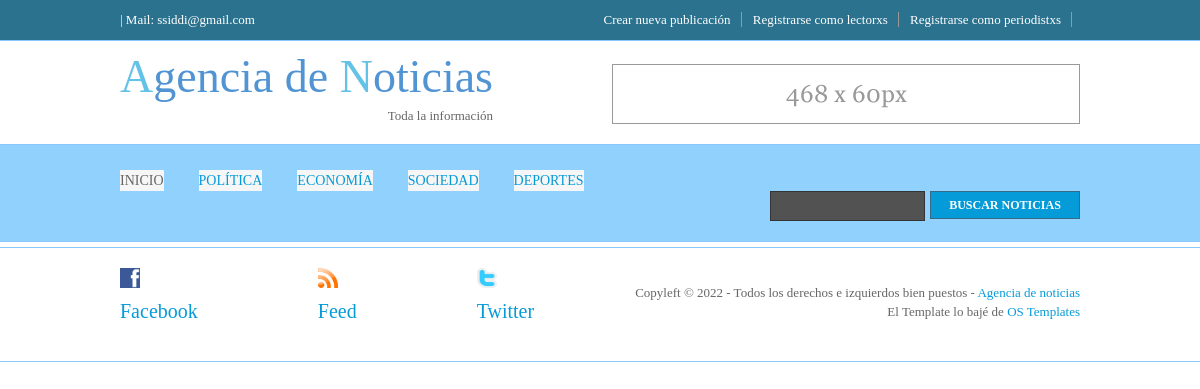
The app's page /portal/lectura/27, older data.
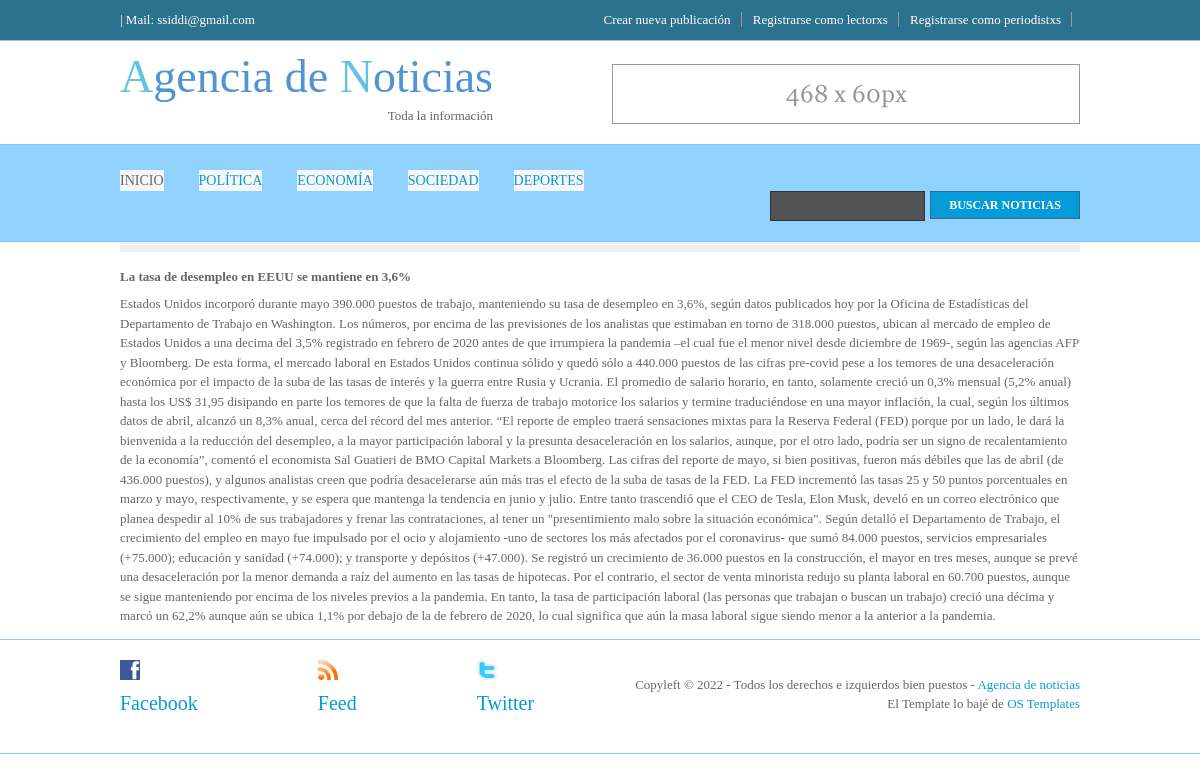
The same page, newer data.
### portal/models.py (models this page shows, shortened)
class Noticia(models.Model):
    seccion = models.CharField(max_length=50)
    titulo = models.CharField(max_length=140)
    bajada = models.CharField(max_length=100000)
    periodistxs = models.CharField(max_length=50)
    email_preiodistxs = models.EmailField()
    publicado = models.BooleanField()
    home = models.BooleanField()

### portal/views.py (the view)
# urls.py: path("lectura", views.lectura ,name="lectura"),
def lectura(request,id):
        noticias = Noticia.objects.filter(id__icontains = id)
        return render (request,"7lectura.html",{"noticias":noticias})

### portal/templates/7lectura.html
{% extends "padre.html" %}
{% load static %}
{% block contenido %}
<div class="wrapper">
    <div id="hpage_cats">
      {% for n in noticias %}
        {% if n.home %}
        <h2></h2>
          <p><strong><a>{{n.titulo}}</a></strong></p>
          <p>{{n.bajada}}</p>
        {% endif %}
      {% endfor %}
    </div>
  </div>
{% endblock %}

Row changes from the older to the newer data that the page shows:
added Noticia: titulo "La tasa de desempleo en EEUU se mantiene en 3,6%", bajada "Estados Unidos incorporó durante mayo 390.000 puestos de trabajo, manteniendo su tasa de desempleo en 3,6%, según datos publicados hoy por la Oficina de Estadísticas del Departamento de Trabajo en Washington. Los números, por encima de las previsiones de los analistas que estimaban en torno de 318.000 puestos, ubican al mercado de empleo de Estados Unidos a una decima del 3,5% registrado en febrero de 2020 antes de que irrumpiera la pandemia –el cual fue el menor nivel desde diciembre de 1969-, según las agencias AFP y Bloomberg. De esta forma, el mercado laboral en Estados Unidos continua sólido y quedó sólo a 440.000 puestos de las cifras pre-covid pese a los temores de una desaceleración…"
